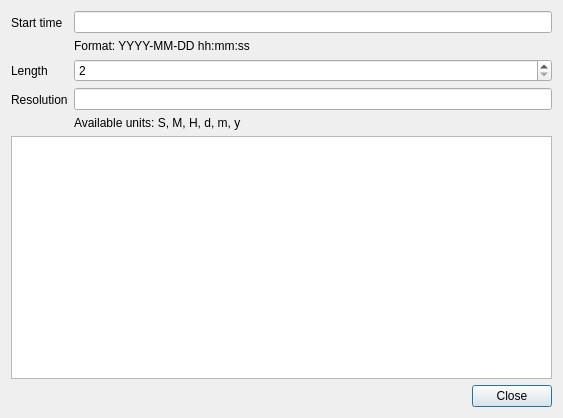
<?xml version="1.0" encoding="UTF-8"?>
<ui version="4.0">
 <class>FixedStepTimeSeriesEditor</class>
 <widget class="QDialog" name="FixedStepTimeSeriesEditor">
  <property name="windowModality">
   <enum>Qt::WindowModal</enum>
  </property>
  <property name="geometry">
   <rect>
    <x>0</x>
    <y>0</y>
    <width>563</width>
    <height>418</height>
   </rect>
  </property>
  <property name="windowTitle">
   <string>Edit time series</string>
  </property>
  <layout class="QVBoxLayout" name="verticalLayout_4">
   <item>
    <widget class="QSplitter" name="splitter">
     <property name="orientation">
      <enum>Qt::Horizontal</enum>
     </property>
     <widget class="QWidget" name="verticalLayoutWidget">
      <layout class="QVBoxLayout" name="verticalLayout">
       <item>
        <layout class="QFormLayout" name="formLayout">
         <item row="0" column="0">
          <widget class="QLabel" name="initial_time_label">
           <property name="text">
            <string>Start time</string>
           </property>
          </widget>
         </item>
         <item row="1" column="0">
          <widget class="QLabel" name="length_label">
           <property name="text">
            <string>Length</string>
           </property>
          </widget>
         </item>
         <item row="1" column="1">
          <widget class="QSpinBox" name="length_edit">
           <property name="minimum">
            <number>2</number>
           </property>
           <property name="maximum">
            <number>999999999</number>
           </property>
          </widget>
         </item>
         <item row="2" column="0">
          <widget class="QLabel" name="resolution_label">
           <property name="text">
            <string>Resolution</string>
           </property>
          </widget>
         </item>
         <item row="0" column="1">
          <layout class="QVBoxLayout" name="verticalLayout_2">
           <item>
            <widget class="QLineEdit" name="start_time_edit"/>
           </item>
           <item>
            <widget class="QLabel" name="label">
             <property name="text">
              <string>Format: YYYY-MM-DD hh:mm:ss</string>
             </property>
            </widget>
           </item>
          </layout>
         </item>
         <item row="2" column="1">
          <layout class="QVBoxLayout" name="verticalLayout_3">
           <item>
            <widget class="QLineEdit" name="resolution_edit"/>
           </item>
           <item>
            <widget class="QLabel" name="label_2">
             <property name="text">
              <string>Available units: S, M, H, d, m, y</string>
             </property>
            </widget>
           </item>
          </layout>
         </item>
        </layout>
       </item>
       <item>
        <widget class="QTableView" name="time_series_table"/>
       </item>
      </layout>
     </widget>
    </widget>
   </item>
   <item>
    <layout class="QHBoxLayout" name="horizontalLayout">
     <item>
      <spacer name="horizontalSpacer">
       <property name="orientation">
        <enum>Qt::Horizontal</enum>
       </property>
       <property name="sizeHint" stdset="0">
        <size>
         <width>40</width>
         <height>20</height>
        </size>
       </property>
      </spacer>
     </item>
     <item>
      <widget class="QPushButton" name="close_button">
       <property name="text">
        <string>Close</string>
       </property>
      </widget>
     </item>
    </layout>
   </item>
  </layout>
 </widget>
 <resources/>
 <connections/>
</ui>
